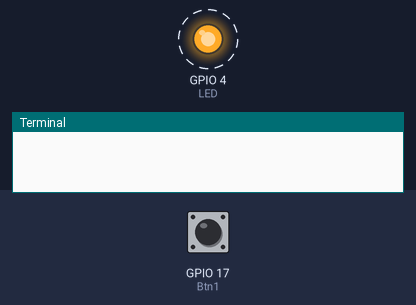
Bench run of a program on a simulated Raspberry Pi (BCM pin numbers). Parts: output pins drawn as LEDs (lit = HIGH), the last lines printed to the terminal. Dashed ring = blinking. The inputs (shaded band) are chosen by the test bench; at power-on: GPIO 17 (Btn1) HIGH. The clock reads 2024-03-15 10:24:30 at power-on unless the program sets it; the GPS gets a fix after 3 s at 37.7749, -122.4194 with 8 satellites; the camera gives no picture and a still takes 0.5 s.

Above: at 15.12 s.
At 16.2 s:
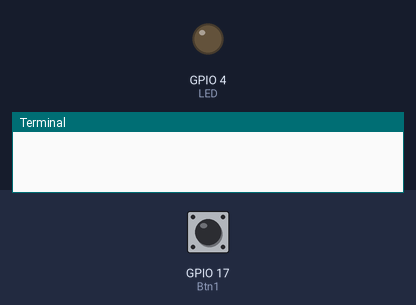
16.3 s: GPIO 17 (Btn1) pulled LOW for 0.15 s
At 16.8 s:
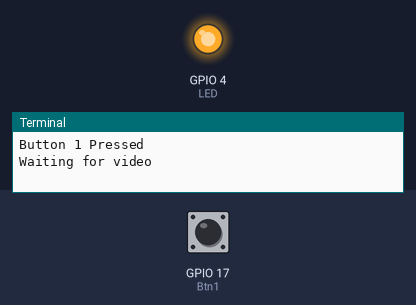
Timing chart, 0 to 25.3 s (numbered marks = the images above; inputs shaded):
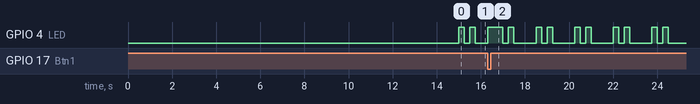

The program:

dash_cam.py
```python
import io
import time
import picamera
import RPi.GPIO as GPIO
from datetime import datetime
from subprocess import call #call external commands
import gps

#Boot the gpsd process
#call(["sudo killall gpsd"])
#call(["sudo gpsd -n /dev/ttyAMA0 -F /var/run/gpsd.sock"])
# Listen on port 2947 (gpsd) of localhost
session = gps.gps("localhost", "2947")
session.stream(gps.WATCH_ENABLE | gps.WATCH_NEWSTYLE)
GPIO.setmode(GPIO.BCM)
LED = 4
Btn1 = 17
Btn2 = 27
camera = picamera.PiCamera()
stream = ""
loc = '/home/pi/Desktop/video_'
recording = False

def setup():
    global camera
    global stream
    GPIO.setup(LED, GPIO.OUT)
    GPIO.setup(Btn1, GPIO.IN, GPIO.PUD_UP)
    GPIO.setup(Btn2, GPIO.IN, GPIO.PUD_UP)
    GPIO.add_event_detect(Btn1, GPIO.FALLING, callback=Btn1_callback, bouncetime=200)
    #GPIO.add_event_detect(Btn2, GPIO.FALLING, callback=Btn2_callback, bouncetime=200)
    camera.vflip = True
    camera.hflip = True
    camera.resolution = (1280, 720)
    camera.framerate = 20
    stream = picamera.PiCameraCircularIO(camera, seconds=30)
    camera.start_recording(stream, format='h264')
    camera.wait_recording(15)

def loop():
    if (recording == False):
        GPIO.output(LED, GPIO.HIGH)
        time.sleep(0.25)
        GPIO.output(LED, GPIO.LOW)
        time.sleep(0.25)
        GPIO.output(LED, GPIO.HIGH)
        time.sleep(0.25)
        GPIO.output(LED, GPIO.LOW)
        time.sleep(1)
    else:
        GPIO.output(LED, GPIO.HIGH)

def Btn1_callback(pin):
    global stream
    global camera
    GPIO.remove_event_detect(Btn1)
    print("Button 1 Pressed")
    GPIO.output(LED, GPIO.HIGH)
    print("Waiting for video")
    camera.wait_recording(15)
    with stream.lock:
        for frame in stream.frames:
            if frame.frame_type == picamera.PiVideoFrameType.sps_header:
                stream.seek(frame.position)
                break
        filename = loc + datetime.now().strftime("%B %d %s")
        with io.open(filename + 'h264', 'wb') as output:
            print("Writing video")
            output.write(stream.read())
    print("Writing mp4")
    call(["MP4Box -add " + filename + ".h264 " + filename + ".mp4"])
    GPIO.add_event_detect(Btn1, GPIO.FALLING, callback=Btn1_callback, bouncetime=200)
    loop()

def Btn2_callback(pin):
    global stream
    global recording
    global camera
    print("Button 2 Pressed")
##    GPIO.output(LED, GPIO.LOW)
##    camera.stop_recording()
##    for frame in stream.frames:
##        if frame.header:
##            stream.seek(frame.position)
##            break
##    filename = loc + datetime.now().strftime("%B %d $s") + '.h264'
##    with io.open(filename, 'wb') as output:
##        while True:
##            data = stream.read1()
##            if not data:
##                break
##            output.write(data)
##    recording = False
##    loop()

#Main
setup()
while True:
    loop()
```

Measured:
- by itself, GPIO 4 (LED): repeats every 1.8 s: LOW 0.25 s, HIGH 0.25 s, LOW 1.0 s, HIGH 0.25 s
